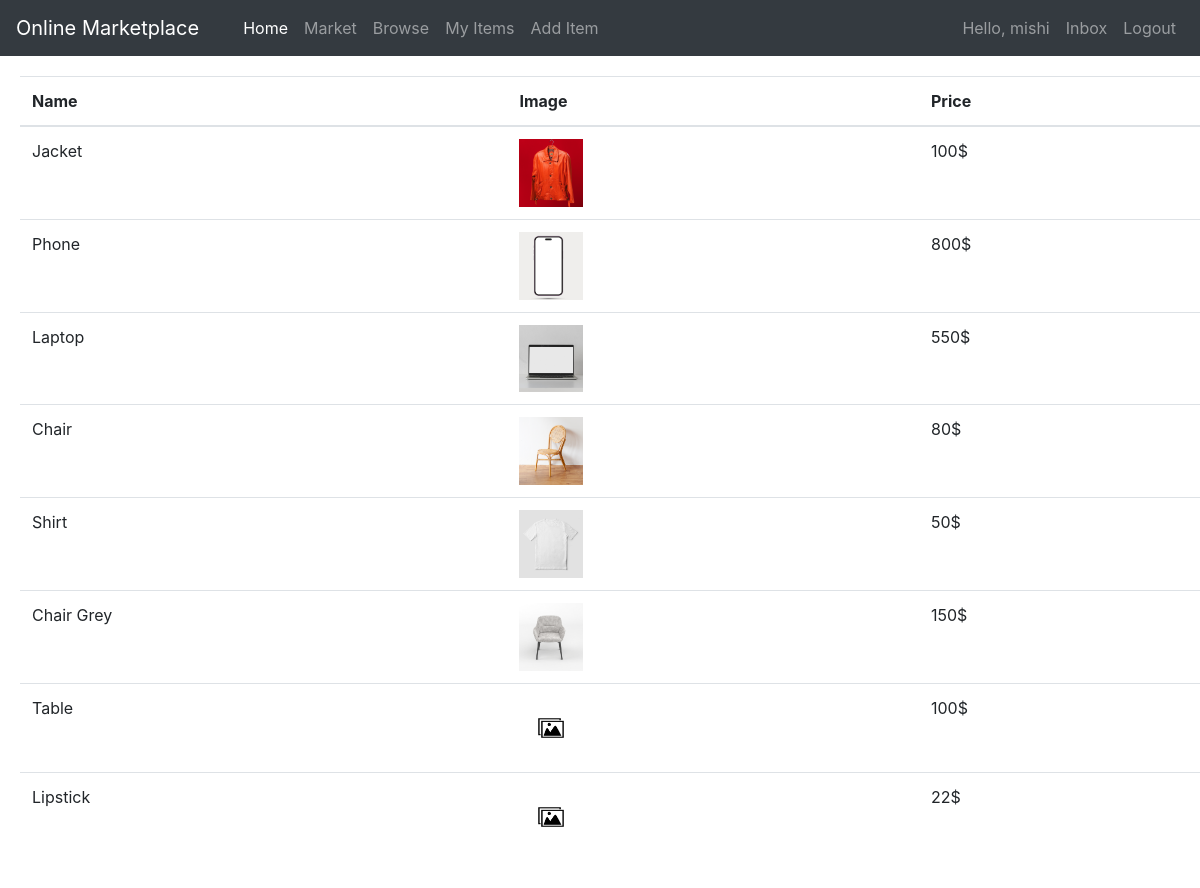
The page /my_items/ (signed in) on the database its author committed.
### main/models.py (models this page shows, shortened)
class Item(models.Model):
    category = models.ForeignKey(Category, related_name='items', on_delete=models.CASCADE)
    name = models.CharField(max_length=255)
    price = models.IntegerField()
    description = models.CharField(max_length=1024, blank=True, null=True)
    image = models.ImageField(upload_to='item_images', blank=True, null=True)
    is_sold = models.BooleanField(default=False)
    postingDate = models.DateTimeField(auto_now_add=True)
    added_by = models.ForeignKey(User, related_name='items', on_delete=models.CASCADE)
    owner = models.ForeignKey(User, default=None, blank=True, on_delete=models.SET_NULL, null=True)

### main/views.py (the view)
# urls.py: path('my_items/', views.dashboard, name='my_items'),
@login_required
def dashboard(request):
    items = Item.objects.filter(added_by=request.user)
    return render(request, 'main/my_items.html', context={'items':items})

### main/templates/main/my_items.html
{% extends 'main/base.html' %} {% block title %} My Items {% endblock %} {% block content %}
<body>
    <table class="table table-hover" style="margin: 20px;">
        <thead>
            <tr>
                <th scope="col">Name</th>
                <th scope="col">Image</th>
                <th scope="col">Price</th>
            </tr>
        </thead>
        <tbody>
            {% for item in items %}
            <tr>
                <td>{{ item.name }}</td>
                <td>
                    {% if item.image %}
                <img alt="image" style="width: 64px;" src="{{ item.image.url }}" />
                {% else %}
                <img alt="image" style="width: 64px;" src="/media/item_images/no_image.png" />
                {% endif %}
                </td>
                <td>{{ item.price }}$</td>
            </tr>
            {% endfor %}
        </tbody>
    </table>
</body>
{% endblock %}

### main/templates/main/includes/navbar.html (shortened to what this page needs)
<nav class="navbar navbar-expand-md navbar-dark bg-dark">
    <a class="navbar-brand" href="{% url 'home' %}">Online Marketplace</a>
    <div class="collapse navbar-collapse" id="navbarNav">
        <ul class="navbar-nav mr-auto">
            <li class="nav-item active" id="navitems">
                <a class="nav-link" href="{% url 'home' %}">Home <span class="sr-only">(current)</span></a>
            </li>
            <li class="nav-item">
                <a class="nav-link" href="{% url 'items' %}">Market</a>
            </li>
            <li class="nav-item">
                <a class="nav-link" href="{% url 'browse' %}">Browse</a>
            </li>
            <li class="nav-item">
                {% if user.is_authenticated %}
                <a class="nav-link" href="{% url 'my_items' %}">My Items</a>
                {% else %}
                <a class="nav-link" href="{% url 'register' %}">My Items</a>
                {% endif %}
            </li>
            <li class="nav-item">
                {% if user.is_authenticated %}
                <a class="nav-link" href="{% url 'new' %}">Add Item</a>
                {% else %}
                <a class="nav-link" href="{% url 'register' %}">Add Item</a>
                {% endif %}
            </li>
        </ul>
        <ul class="navbar-nav">
            {% if user.is_authenticated %}
            <li class="nav-item">
                <a class="nav-link" href="#">Hello, {{ user.username }}</a>
            </li>
            <li class="nav-item">
                <a class="nav-link" href="{% url 'chat:inbox' %}">Inbox</a>
            </li>
            <li class="nav-item">
                <a class="nav-link" href="{% url 'logout' %}">Logout</a>
            </li>
            {% endif %}
        </ul>
    </div>
</nav>

### main/static/css/style.css (style rules this page uses)
html, body { width: 100%; height: 100vh; overflow-x: hidden; margin: 0; }
#navitems { padding-left: 20px; }

### rows shown on the page
Item: name "Jacket", image (picture), price "100"
Item: name "Phone", image (picture), price "800"
Item: name "Laptop", image (picture), price "550"
Item: name "Chair", image (picture), price "80"
Item: name "Shirt", image (picture), price "50"
Item: name "Chair Grey", image (picture), price "150"
Item: name "Table", image (placeholder picture), price "100"
Item: name "Lipstick", price "22"

### other values the page prints
{{ user.username }} "mishi"
